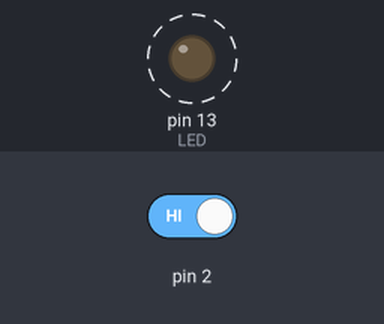
A sketch run on a simulated Arduino Uno, built with avr-gcc and run on an emulated ATmega328P. Parts: output pins drawn as LEDs (lit = HIGH). Dashed ring = blinking. The test bench sets the inputs (shaded band); at power-on: pin 2 HIGH.

Above: at 3.1 s.
5.1 s: pin 2 driven LOW
At 5.1 s:
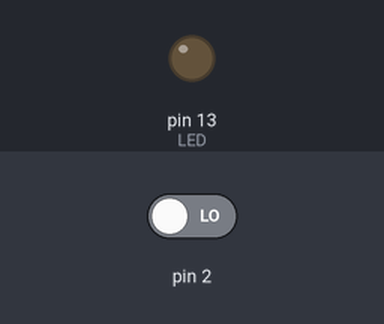
6.6 s: pin 2 driven HIGH
At 8.8 s:
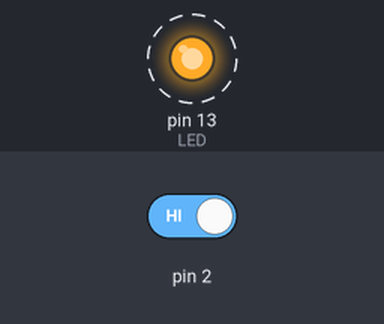
Timing chart, 0 to 15.6 s (numbered marks = the images above; inputs shaded):
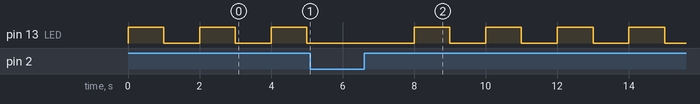

The sketch:

Tutorial5_a.ino
```cpp
#include <avr/io.h>
#include <util/delay.h>
#include <avr/interrupt.h>
#define XTAL 16000000L //Crystal Freq.
#define TIMER_CLOCK 2 // Toggling Freq.

int main(void){DDRD &=~_BV(PD2);// PD2 (PCINT0 pin) is now an input
DDRB |=_BV(DDB5);interrupt_init();

while(1){PORTB |=_BV(DDB5);// LED on
_delay_ms(1000);
PORTB &=~_BV(DDB5);// LED off
_delay_ms(1000);
}
}

void interrupt_init (void) {
//EICRA |= _BV(ISC01); // set INT0 to trigger on ANY logic change
EIMSK |= (1 << INT0);     // Turns on INT0
sei();                    // turn on interrupts
}

ISR (INT0_vect) {
PORTB &= ~_BV(DDB5); // LED off
_delay_ms(1000);
}
```

Measured:
- after the input at 5.1 s, pin 13 (LED): stays LOW (without the input it goes to HIGH after 0.90 s)
- after the input at 6.6 s, pin 13 (LED): alternates HIGH for 1.0 s and LOW for 1.0 s, starting after 1.4 s
- by itself, pin 13 (LED): alternates HIGH for 1.0 s and LOW for 1.0 s
